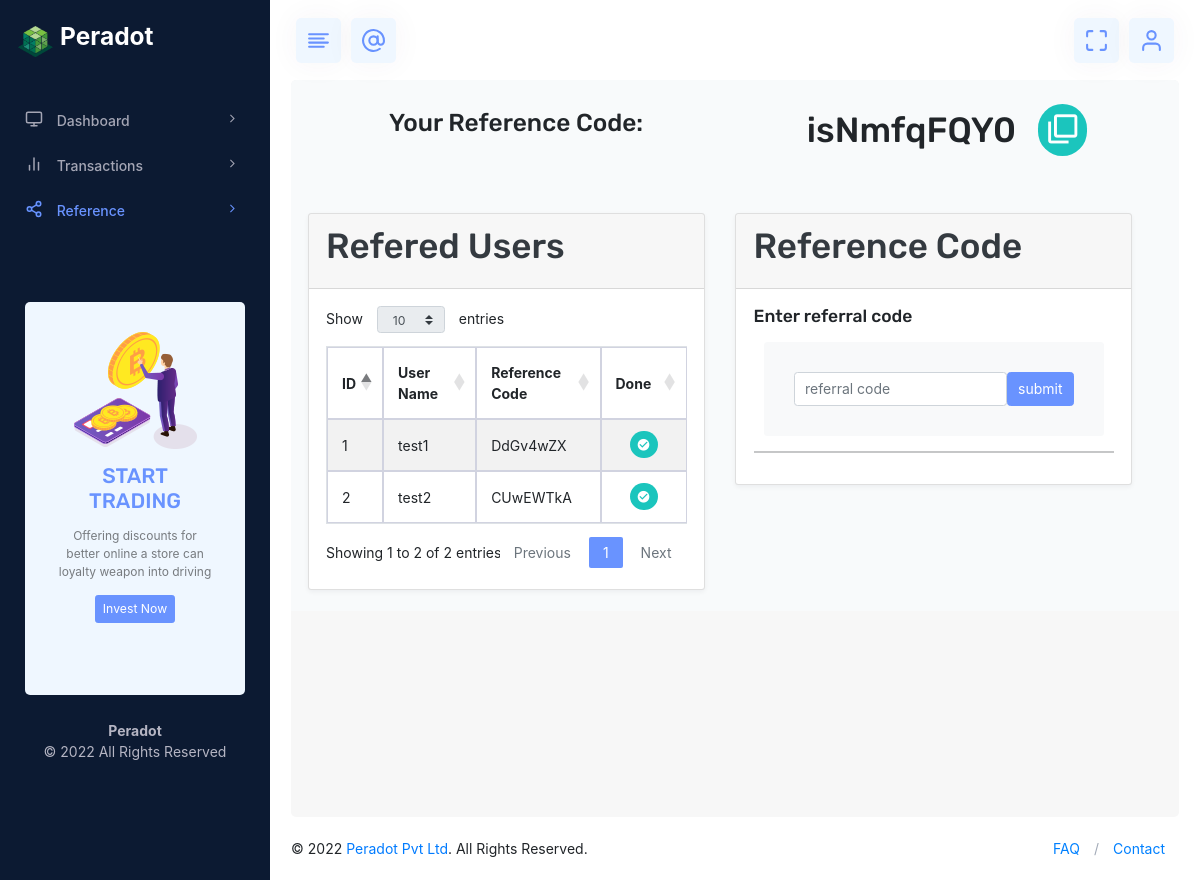
The page /Dashboard/main-semi-light/reference.php (signed in) on the database its author committed.
### tables this page shows
CREATE TABLE `users` (
  `id` int(11) NOT NULL,
  `username` varchar(255) NOT NULL,
  `email` varchar(255) NOT NULL,
  `phone` varchar(255) NOT NULL,
  `password` varchar(255) NOT NULL,
  `status` enum('0','1') NOT NULL DEFAULT '1',
  `timestamp` varchar(255) NOT NULL,
  `metamask` varchar(255) NOT NULL,
  `withdraw` int(11) NOT NULL DEFAULT 0,
  `deposit` int(11) NOT NULL DEFAULT 0,
  `reward` int(11) NOT NULL,
  `days` int(11) NOT NULL,
  `amount` int(11) NOT NULL DEFAULT 0,
  `reference_id` varchar(255) NOT NULL,
  `admin` enum('0','1') NOT NULL DEFAULT '0'
);

CREATE TABLE `reference` (
  `id` int(11) NOT NULL,
  `user_id` int(11) NOT NULL,
  `username` varchar(255) NOT NULL,
  `reference_id` varchar(255) NOT NULL,
  `timestamp` varchar(255) NOT NULL
);

### Dashboard/main-semi-light/reference.php (the view, shortened to what this page needs)
<?php
include '../../config.php';
$id = $_SESSION['id'];
    $ref_code=mysqli_query($con,"SELECT reference_id from users where id = $id");
    $ref_result =mysqli_fetch_assoc($ref_code);
    $ref_code = $ref_result['reference_id'];
?>
<!DOCTYPE html>
<html lang="en">
<head>
    <link rel="stylesheet" href="css/vendors_css.css" />
    <link href="https://www.amcharts.com/lib/3/plugins/export/export.css" rel="stylesheet" type="text/css" />
    <link rel="stylesheet" href="css/style.css" />
    <link rel="stylesheet" href="css/skin_color.css" />
    <link rel="stylesheet" href="css/custom2.css" />
    <link rel="stylesheet" href="https://cdnjs.cloudflare.com/ajax/libs/twitter-bootstrap/4.5.2/css/bootstrap.css">
    <link rel="stylesheet" href="https://cdn.datatables.net/1.12.1/css/dataTables.bootstrap4.min.css">
</head>
<body class="hold-transition light-skin sidebar-mini theme-primary fixed">
    <div class="wrapper">
        <header class="main-header">
        <div class="d-flex align-items-center logo-box justify-content-start">
          <a href="index.php" class="logo" style="text-decoration: none;">
            <div class="logo-mini w-40 m-auto">
              <span class="light-logo"
                ><img src="../images/logo.png" alt="logo"
              /></span>
            </div>
            <div class="logo-lg align-items-center m-auto ">
              <h3 class="title text-bold text-center" style="color: white; font-family: -apple-system,BlinkMacSystemFont,'Segoe UI',Roboto,'Helvetica Neue',Arial,sans-serif,'Apple Color Emoji','Segoe UI Emoji','Segoe UI Symbol'">Peradot</h3>
            </div>
          </a>
        </div>
            <nav class="navbar navbar-static-top">
              <div class="app-menu">
                <ul class="header-megamenu nav">
                  <li class="btn-group nav-item">
                    <a
                      href="#"
                      class="waves-effect waves-light nav-link push-btn btn-primary-light"
                      data-toggle="push-menu"
                      role="button"
                    >
                      <i data-feather="align-left"></i>
                    </a>
                  </li>
                  <li class="btn-group nav-item d-none d-xl-inline-block">
                    <a
                      href=""
                      class="waves-effect waves-light nav-link svg-bt-icon btn-primary-light"
                      title="Mailbox"
                    >
                      <i data-feather="at-sign"></i>
                    </a>
                  </li>
                </ul>
              </div>
              <div class="navbar-custom-menu r-side">
                <ul class="nav navbar-nav">
                  <li class="btn-group nav-item d-lg-inline-flex d-none">
                    <a
                      href="#"
                      data-provide="fullscreen"
                      class="waves-effect waves-light nav-link full-screen btn-primary-light"
                      title="Full Screen"
                    >
                      <i data-feather="maximize"></i>
                    </a>
                  </li>
                  <li class="dropdown user user-menu">
                    <a
                      href="#"
                      class="waves-effect waves-light dropdown-toggle btn-primary-light"
                      data-bs-toggle="dropdown"
                      title="User"
                    >
                      <i data-feather="user"></i>
                    </a>
                  </li>
                </ul>
              </div>
            </nav>
          </header>
        <aside class="main-sidebar">
            <section class="sidebar position-relative">
                <div class="multinav">
                    <div class="multinav-scroll" style="height: 100%">
                        <ul class="sidebar-menu" data-widget="tree">
                            <li class="">
                                <a href="index.php">
                                    <i data-feather="monitor"></i>
                                    <span>Dashboard</span>
                                    <span class="pull-right-container">
                                        <i class="fa fa-angle-right pull-right"></i>
                                    </span>
                                </a>
                            </li>
                            <li class="">
                                <a href="payment.php">
                                    <i data-feather="bar-chart-2"></i>
                                    <span>Transactions</span>
                                    <span class="pull-right-container">
                                        <i class="fa fa-angle-right pull-right"></i>
                                    </span>
                                </a>
                            </li>
                            <li class="active">
                              <a href="reference.php">
                                  <i data-feather="share-2" ></i>
                                  <span>Reference</span>
                                  <span class="pull-right-container">
                                      <i class="fa fa-angle-right pull-right"></i>
                                  </span>
                              </a>
                          </li>
                        </ul>
                        <div class="sidebar-widgets mt-5">
                            <div class="mx-25 mt-30 p-30 text-center bg-primary-light rounded5">
                                <img src="../images/trophy.png" alt="" />
                                <h4 class="my-3 fw-500 text-uppercase text-primary">
                                    Start Trading
                                </h4>
                                <span class="fs-12 d-block mb-3 text-black-50">Offering discounts for better online a
                                    store can loyalty
                                    weapon into driving</span>
                                <button type="button" class="waves-effect waves-light btn btn-sm btn-primary mb-5">
                                    Invest Now
                                </button>
                            </div>
                            <div class="copyright text-center m-25">
                                <p>
                                    <strong class="d-block"> Peradot</strong> ©
                                    2022 All Rights Reserved
                                </p>
                            </div>
                        </div>
                    </div>
                </div>
            </section>
        </aside>
        <div class="content-wrapper">
            <div class="container-full">
                <section class="content">
                    <div class="row">
                        <div class="col-xl-12">
                            <div class="row">
                                <div class="col-xl-6">
                                    <div class="d-flex top_box justify-content-center text-center my-2">
                                        <h3 class="m-0">Your Reference Code: </h3>
                                    </div>
                                </div>
                                <div class="col-xl-6 text-center my-2">
                                <h1 class="fw-500 m-0" id="code" ><?php echo $ref_code ?>
                                <i class="mx-3 mdi mdi-checkbox-multiple-blank-outline btn-rounded btn-success down_box">
                                        </i>
                                </h1>
                                </div>
                            </div>
                        </div>
                        <div class="row mt-55">
                            <div class="col-xl-12 col-sm-12">
                               <div class="row justify-content-center">
                                   <div class="col-xl-6 col-sm-12">
                                   <div class="card vh-auto">
                                        <div class="card-header">
                                            <h1 class="card-title text-dark fw-500">Refered Users</h1>
                                        </div>
                                        <div class="card-body" style="overflow: scroll;">
                                            <table id="example" class="table table-striped table-bordered" style="width:100%">
                                                    <thead>
                                                        <tr>
                                                            <th>ID</th>
                                                            <th>User Name</th>
                                                            <th>Reference Code</th>
                                                            <th>Done</th>
                                                        </tr>
                                                    </thead>
                                                    <tbody>
                                                    <?php
                                                        $res=mysqli_query($con,"SELECT * FROM reference WHERE user_id = '$id'");
                                                        $i=1;
                                                        while($row=mysqli_fetch_assoc($res)){
                                                    ?>
                                                        <tr>
                                                            <td><?php echo $i++ ?></td>
                                                            <td><?php echo $row['username']?></td>
                                                            <td><?php echo $row['reference_id']?></td>
                                                            <td><i
                                            class="mx-3 mdi mdi-checkbox-marked-circle btn-rounded btn-success down_box">
                                        </i></td>
                                                        </tr>
                                                        <?php } ?>
                                                    </tbody>
                                                </table>
                                        </div>
                                    </div>
                                    </div>
                                    <div class="col-xl-6">
                                    <div class="card vh-auto">
                                    <div class="card-header">
                                            <h1 class="card-title text-dark fw-500">Reference Code </h1>
                                        </div>
                                        <form action="" method = "post">
                                        <div class="card-body">
                                            <h5>Enter referral code</h5>
                                            <div class="d-flex justify-content-end bg-light rounded p-30 mx-10 my-15">
                                                <input type="text" class="form-control" name="reference_code"placeholder="referral code">
                                                <input type="submit" class="btn btn-primary" name="refer" value="submit">
                                            </div>
                                            <hr>
                                        </div>
                                        </form>
                                    </div>
                                   </div>
                               </div>
                            </div>
                </section>
            </div>
        </div>
        <footer class="main-footer">
            <div class="pull-right d-none d-sm-inline-block">
                <ul class="nav nav-primary nav-dotted nav-dot-separated justify-content-center justify-content-md-end">
                    <li class="nav-item">
                        <a class="nav-link" href="javascript:void(0)">FAQ</a>
                    </li>
                    <li class="nav-item">
                        <a class="nav-link" href="" target="_blank">Contact</a>
                    </li>
                </ul>
            </div>
            &copy; 2022
            <a href="">Peradot Pvt Ltd</a>.
            All Rights Reserved.
        </footer>
</body>
</html>

### Dashboard/main-semi-light/css/skin_color.css (style rules this page uses)
.light-skin .main-sidebar { border-right: 0px solid rgba(72, 94, 144, 0.16); background-color: #0c1a32; }
.light-skin .sidebar-menu > li:hover > a, .light-skin .sidebar-menu > li:active > a, .light-skin .sidebar-menu > li.active > a { color: #172b4c; }
.light-skin .sidebar-menu > li.active > a { background-color: #172b4c; color: #ffffff; }
.light-skin .sidebar-menu > li.active > a:after { content: " "; position: absolute; right: 0; top: 0; display: none; width: 0; height: 0; border-style: solid; border-width: 22px 10px 22px 0; border-color: transparent #fafafa transparent transparent !important; }
.light-skin .sidebar a { color: #b5b5c3; }
.light-skin .sidebar .sidebar-widgets { color: #b5b5c3; }

### Dashboard/main-semi-light/css/custom2.css (style rules this page uses)
.down_box { padding: 5px 7px; position: relative; top: 0px; }
.container-full { background-color: #F8FAFB; }
@media only screen and (max-width: 1920px) { .top_box { padding-bottom: 10px; } }

### Dashboard/main-semi-light/reference.php (style rules this page uses)
#code { cursor: pointer; }

### rows shown on the page
users: reference "isNmfqFQY0"
reference: username "test1", reference "DdGv4wZX"
reference: username "test2", reference "CUwEWTkA"
